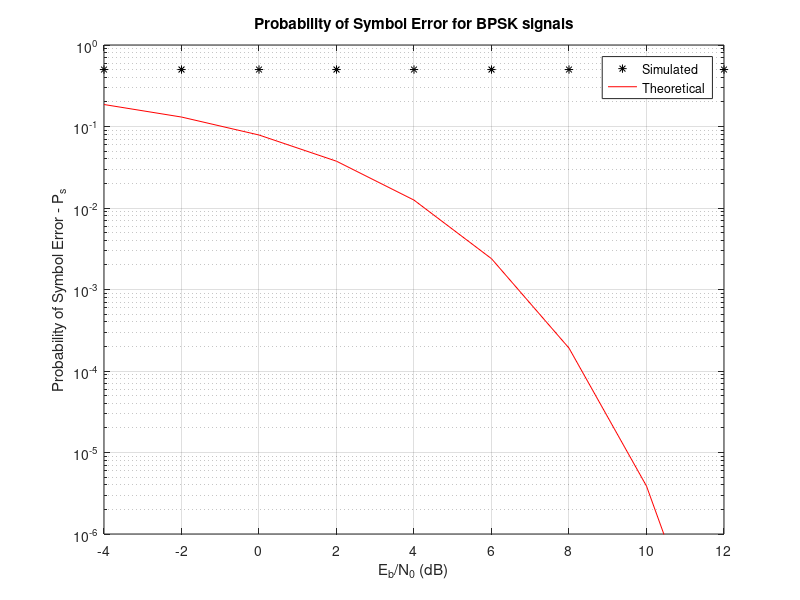

The MATLAB source for this figure:
% Demonstration of Eb/N0 Vs SER for baseband BPSK modulation scheme
clear all;clc;
%---------Input Fields------------------------
N=1000000;%Number of symbols to transmit
EbN0dB = -4:2:20; % Eb/N0 range in dB for simulation

%-----------------Transmitter---------------------
a= randi([0,1],1,N); %uniformly distributed random 1's and 0's
s = 2*a-1; %BPSK Mapping

SER = zeros(length(EbN0dB),1); %Place holder for SER values for each Eb/N0
EbN0lin = 10.^(EbN0dB/10); %Converting Eb/N0 from dB to linear scale
for i=1:1:length(EbN0dB),
    %Compute and add channel noise for given Eb/N0
    Esym=sum(abs(s).^2)/(length(s)); %actual symbol energy from generated samples
    N0=Esym/EbN0lin(i); %find the noise spectral density
    noiseSigma = sqrt(N0/2); %standard deviation for AWGN Noise
    n = noiseSigma*(randn(1,N)+1i*randn(1,N));
    y=s+n;%received signal = signal+awgn noise
    %---------------Receiver--------------------
    acap=(y>=0);%threshold detection
    SER(i)=sum((a~=acap))/N;%------ Symbol Error Rate Computation-------
end
%------Theoretical Symbol Error Rate-------------
theoreticalSER = 0.5*erfc(sqrt(EbN0lin));
%-------------Plotting---------------------------
semilogy(EbN0dB,SER,'k*'); hold on;
semilogy(EbN0dB,theoreticalSER,'r-');
set(gca,'XLim',[-4 12]);set(gca,'YLim',[1E-6 1E0]);set(gca,'XTick',-4:2:12);
title('Probability of Symbol Error for BPSK signals');
xlabel('E_b/N_0 (dB)');ylabel('Probability of Symbol Error - P_s');
legend('Simulated', 'Theoretical');grid on;